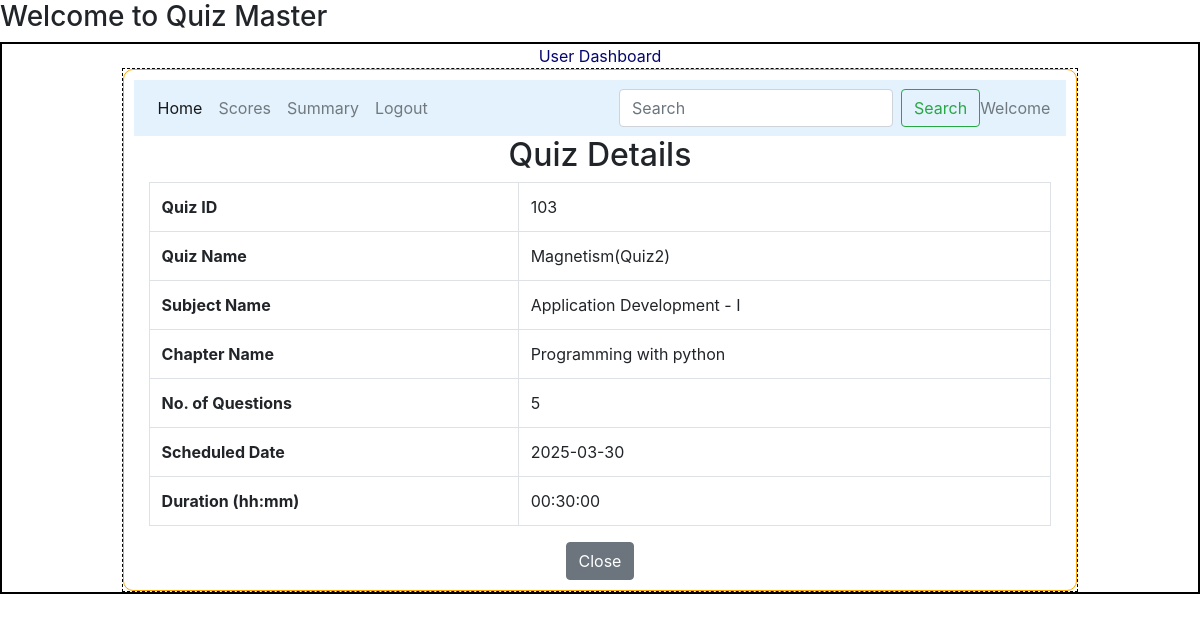
/view_quiz/103, run on the app's committed database.
### models/model1.py (models this page shows)
class Quiz(db.Model):
    __tablename__="quiz"
    id=db.Column(db.Integer,primary_key=True,autoincrement=True)
    chapter_id=db.Column(db.Integer,db.ForeignKey("chapter.id"),nullable=False)
    quiz_name=db.Column(db.String,nullable=False)
    date_of_quiz=db.Column(db.Date,nullable=False)
    time_duration=db.Column(db.Time,nullable=False)
    remarks=db.Column(db.String,nullable=False)
    questions=db.relationship("Questions",cascade="all,delete",backref="quiz",lazy=True)

class Subject(db.Model):
    __tablename__="subject"
    id=db.Column(db.Integer,primary_key=True)
    name=db.Column(db.String,nullable=False)
    description=db.Column(db.String,nullable=False)
    user_id = db.Column(db.Integer, db.ForeignKey("user_info.id"), nullable=False)
    chapters=db.relationship("Chapter",cascade="all,delete",backref="subject",lazy=True)

class Chapter(db.Model):
    __tablename__="chapter"
    id=db.Column(db.Integer,primary_key=True)
    name=db.Column(db.String,nullable=False)
    description=db.Column(db.String,nullable=False)
    subject_id = db.Column(db.Integer, db.ForeignKey("subject.id"), nullable=False)
    quizes=db.relationship("Quiz",cascade="all,delete",backref="chapter",lazy=True)

### controllers/routes.py (the view)
@app.route('/view_quiz/<int:quiz_id>')
def view_quiz(quiz_id):
    quiz=Quiz.query.get_or_404(quiz_id)
    user_id=session.get("user_id")
    return render_template('view_quiz.html',quiz=quiz,quiz_id=quiz_id,user_id=user_id)

### templates/view_quiz.html
{% extends "user_layout.html" %}
{% block content %}
<div class="container">
    <h2 class="text-center">Quiz Details</h2>
    <table class="table table-bordered">
        <tr>
            <th>Quiz ID</th>
            <td>{{ quiz.id }}</td>
        </tr>
        <tr>
            <th>Quiz Name</th>
            <td>{{ quiz.quiz_name }}</td>
        </tr>
        <tr>
            <th>Subject Name</th>
            <td>{{ quiz.chapter.subject.name }}</td>
        </tr>
        <tr>
            <th>Chapter Name</th>
            <td>{{ quiz.chapter.name }}</td>
        </tr>
        <tr>
            <th>No. of Questions</th>
            <td>{{ quiz.questions|length }}</td>
        </tr>
        <tr>
            <th>Scheduled Date</th>
            <td>{{ quiz.date_of_quiz }}</td>
        </tr>
        <tr>
            <th>Duration (hh:mm)</th>
            <td>{{ quiz.time_duration }}</td>
        </tr>
    </table>
    <div class="text-center">
        <a href="{{ url_for('user_dashboard') }}" class="btn btn-secondary">Close</a>
    </div>
</div>
{% endblock %}

### static/main.css (style rules this page uses)
* { margin:0px; }

### data on the page
Quiz: id "103", quiz_name "Magnetism(Quiz2)", date_of_quiz "2025-03-30", time_duration "00:30:00"
Subject: chapter.subject.name "Application Development - I"
Chapter: chapter.name "Programming with python"

### other printed values
{{ quiz.questions|length }} "5"
